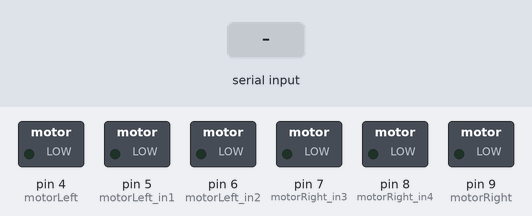
Bench run of a sketch on a simulated Arduino Uno, built with avr-gcc and run on an emulated ATmega328P. Parts: switched loads named in the sketch (green lamp = pin HIGH). Inputs (shaded band) come from the test bench.

Above: at 1.2 s.
1.3 s: "F" received over the second serial link
At 1.9 s:
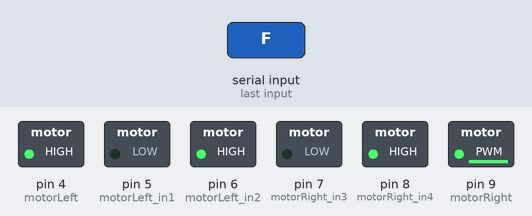
2.8 s: "B" received over the second serial link
At 4.0 s:
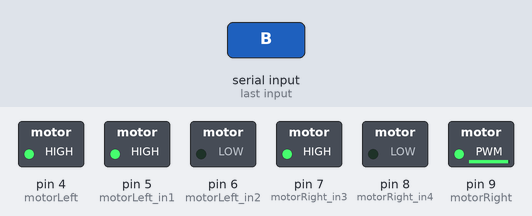
4.3 s: "L" received over the second serial link
At 5.4 s:
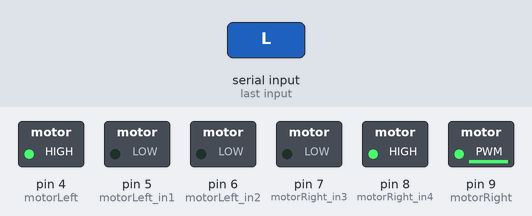
5.8 s: "R" received over the second serial link
At 6.5 s:
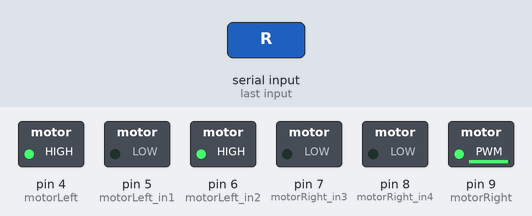
7.3 s: "S" received over the second serial link
At 7.7 s:
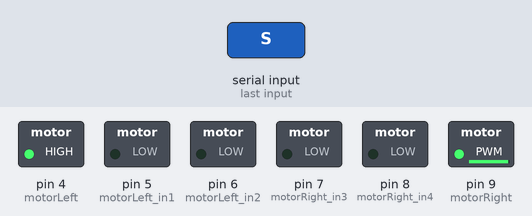
Timing chart, 0 to 9.8 s (numbered marks = the images above; inputs shaded):
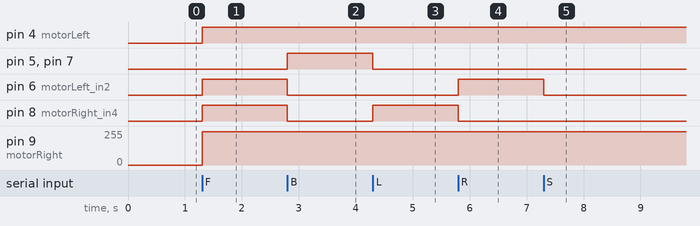

The sketch:

06SmartSystems-GearMotorTestWithBluetooth.ino
```cpp
#include<SoftwareSerial.h>

SoftwareSerial bt(0,1);                                                     // Assigning 10 as RX and 11 as TX

// Motor A (Left Motor Connections)
int motorLeft = 4;
int motorLeft_in1 = 5;
int motorLeft_in2 = 6;

// Motor B (Right Motor Connections)
int motorRight = 9;
int motorRight_in3 = 7;
int motorRight_in4 = 8;

void setup() {
  // Set all the motor control pins to outputs
  pinMode(motorLeft, OUTPUT);
  pinMode(motorRight, OUTPUT);
  pinMode(motorLeft_in1, OUTPUT);
  pinMode(motorLeft_in2, OUTPUT);
  pinMode(motorRight_in3, OUTPUT);
  pinMode(motorRight_in4, OUTPUT);

  // Turn off motors - Initial state
  digitalWrite(motorLeft_in1, LOW);
  digitalWrite(motorLeft_in2, LOW);
  digitalWrite(motorRight_in3, LOW);
  digitalWrite(motorRight_in4, LOW);

  while(!Serial){;}                                                           // Waiting for serial communication to setup

  bt.begin(9600);                                                             // Beginning the bluetooth connection
}

void loop() {

  bt.listen();                                                                // Listening to the bluetooth

  while(bt.available())                                                       // Till' we are receiving the input continue in the loop
  {
      char ch = bt.read();                                                    // Reading one character at a time

      if(ch=='F'){                                                            // Action to be performed if input is 'F'
        analogWrite(motorLeft, 150);                                           // Changed maximum speed to 60.
        analogWrite(motorRight, 250);                                          // Changed maximum speed to 60.
        digitalWrite(motorLeft_in1, LOW);
        digitalWrite(motorLeft_in2, HIGH);
        digitalWrite(motorRight_in3, LOW);
        digitalWrite(motorRight_in4, HIGH);
      }

      else if(ch == 'B'){                                                     // Action to be performed if input is 'B'
        analogWrite(motorLeft, 150);                                           // Changed maximum speed to 60.
        analogWrite(motorRight, 250);                                          // Changed maximum speed to 60.
        digitalWrite(motorLeft_in1, HIGH);
        digitalWrite(motorLeft_in2, LOW);
        digitalWrite(motorRight_in3, HIGH);
        digitalWrite(motorRight_in4, LOW);
      }

      else if(ch == 'L'){                                                     // Action to be performed if input is 'L'
        digitalWrite(motorLeft_in1, LOW);
        digitalWrite(motorLeft_in2, LOW);
        digitalWrite(motorRight_in3, LOW);
        digitalWrite(motorRight_in4, HIGH);
      }

      else if(ch == 'R'){                                                     // Action to be performed if input is 'R'
        digitalWrite(motorLeft_in1, LOW);
        digitalWrite(motorLeft_in2, HIGH);
        digitalWrite(motorRight_in3, LOW);
        digitalWrite(motorRight_in4, LOW);
      }
      else if(ch =='S'){                                                      // Action to be performed if input is 'S'
        digitalWrite(motorLeft_in1, LOW);
        digitalWrite(motorLeft_in2, LOW);
        digitalWrite(motorRight_in3, LOW);
        digitalWrite(motorRight_in4, LOW);
      }
  }
}
```

Measured:
- after the input at 1.3 s, pin 4 (motorLeft), pin 6 (motorLeft_in2), pin 8 (motorRight_in4): LOW → HIGH at once; pin 9 (motorRight): 0/255 → 250/255 at once
- after the input at 2.8 s, pin 5 (motorLeft_in1), pin 7 (motorRight_in3): LOW → HIGH at once; pin 6 (motorLeft_in2), pin 8 (motorRight_in4): HIGH → LOW at once
- after the input at 4.3 s, pin 5 (motorLeft_in1), pin 7 (motorRight_in3): HIGH → LOW at once; pin 8 (motorRight_in4): LOW → HIGH at once
- after the input at 5.8 s, pin 6 (motorLeft_in2): LOW → HIGH at once; pin 8 (motorRight_in4): HIGH → LOW at once
- after the input at 7.3 s, pin 6 (motorLeft_in2): HIGH → LOW at once
